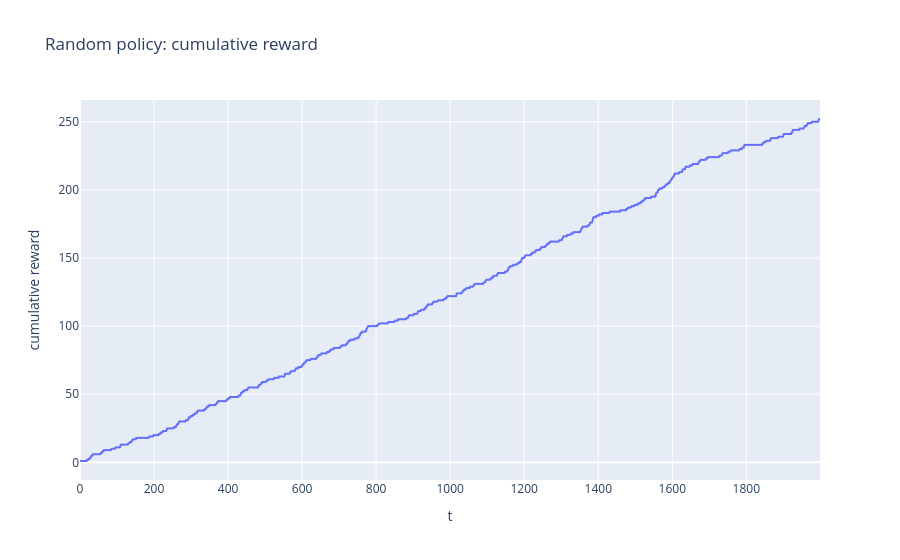
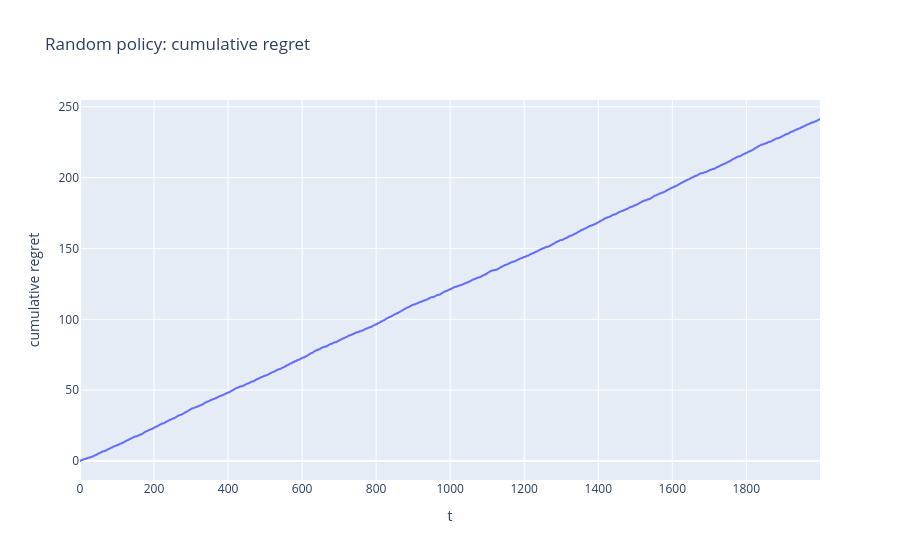

The code cell stored with these charts, in order, in its notebook:
### Markdown cell above
### Q1A

### Code cell
simulate()

### Figure 1 — Plotly figure (JSON) as saved in the notebook; plotly's stock layout.template omitted (floating-point values rounded to 4 significant figures; data arrays with more than 128 entries replaced by an {"elided": "..."} marker saying what was removed)
{"data": [{"hovertemplate": "t=%{x}<br>cumulative reward=%{y}<extra></extra>", "legendgroup": "", "line": {"color": "#636efa", "dash": "solid"}, "marker": {"symbol": "circle"}, "mode": "lines", "name": "", "showlegend": false, "type": "scattergl", "x": {"elided": "2000 int values"}, "xaxis": "x", "y": {"elided": "2000 int values"}, "yaxis": "y"}], "layout": {"legend": {"tracegroupgap": 0}, "title": {"text": "Random policy: cumulative reward"}, "xaxis": {"anchor": "y", "domain": [0, 1], "title": {"text": "t"}}, "yaxis": {"anchor": "x", "domain": [0, 1], "title": {"text": "cumulative reward"}}}}

### Figure 2 — Plotly figure (JSON) as saved in the notebook; plotly's stock layout.template omitted (floating-point values rounded to 4 significant figures; data arrays with more than 128 entries replaced by an {"elided": "..."} marker saying what was removed)
{"data": [{"hovertemplate": "t=%{x}<br>cumulative regret=%{y}<extra></extra>", "legendgroup": "", "line": {"color": "#636efa", "dash": "solid"}, "marker": {"symbol": "circle"}, "mode": "lines", "name": "", "showlegend": false, "type": "scattergl", "x": {"elided": "2000 int values"}, "xaxis": "x", "y": {"elided": "2000 float values"}, "yaxis": "y"}], "layout": {"legend": {"tracegroupgap": 0}, "title": {"text": "Random policy: cumulative regret"}, "xaxis": {"anchor": "y", "domain": [0, 1], "title": {"text": "t"}}, "yaxis": {"anchor": "x", "domain": [0, 1], "title": {"text": "cumulative regret"}}}}
